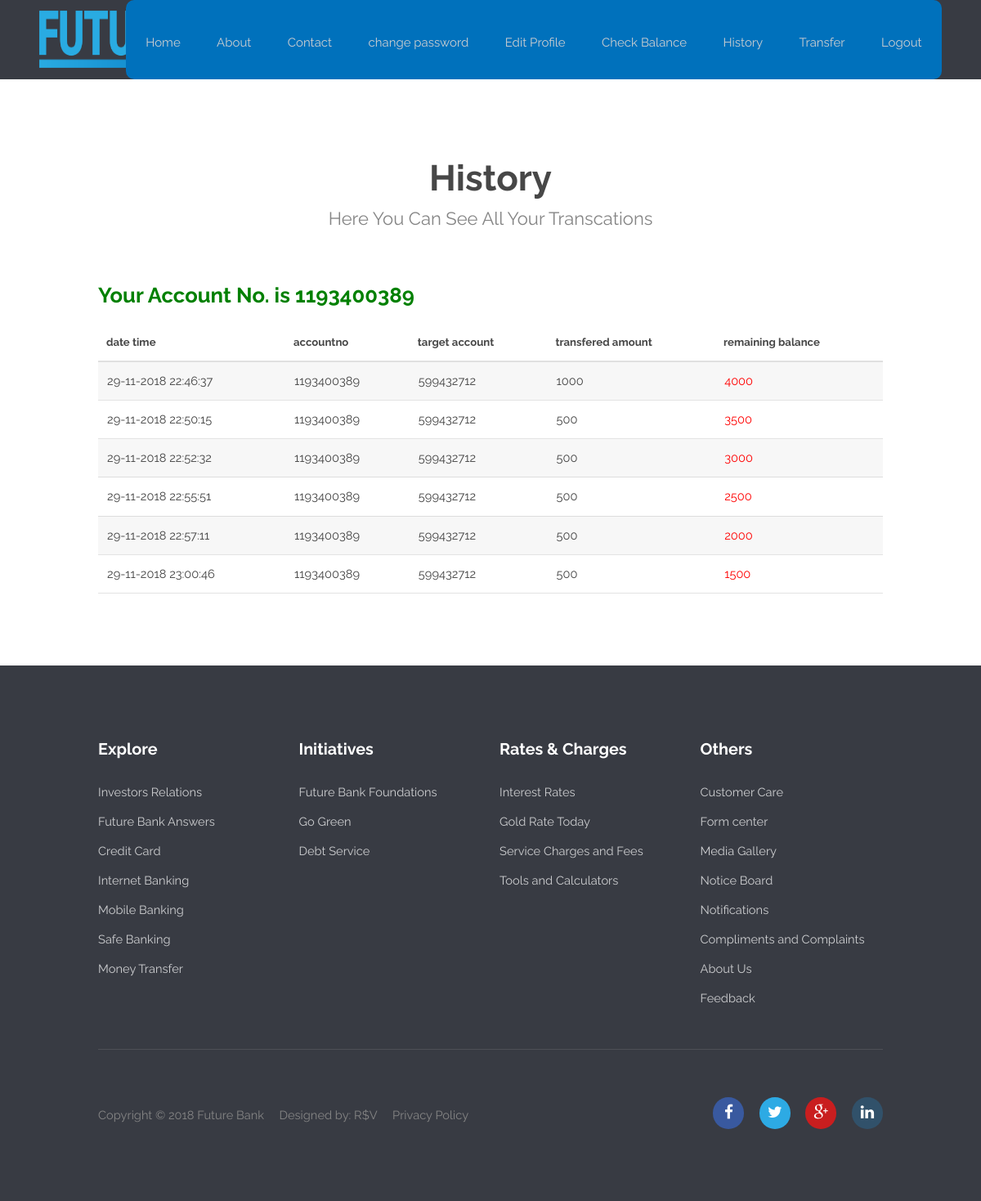
Screenshot of /history.php (signed in) with the database file from the repository.
### tables this page shows
CREATE TABLE IF NOT EXISTS `transaction` (
  `id` int(11) NOT NULL AUTO_INCREMENT,
  `accountno` text NOT NULL,
  `tar_account` text NOT NULL,
  `transferamt` text NOT NULL,
  `rembalance` text NOT NULL,
  `balance` text NOT NULL,
  `date` text NOT NULL,
  PRIMARY KEY (`id`)
);

### history.php (the view, shortened to what this page needs)
<!DOCTYPE html>
<html lang="en">
	<head>
	</head>
	<body>
		<?php include('navbar.php'); ?>
			<section id="main" class="wrapper">
				<div class="container">
					<header class="major">
						<h2>History</h2>
						<p>Here You Can See All Your Transcations</p>
					</header>
          <?php
			$query = "SELECT * FROM balance WHERE id='".$_SESSION['user']['cust_id']."'";
			$fire = mysqli_query($connect,$query) or die(mysqli_error($connect));
			$user = mysqli_fetch_array($fire);
			if($user['acountno']==0){?>
                 <script type="text/javascript">alert("you are not aproved from admin. Please wait for sometime."); window.location.href='index.php';
			</script>
			<?php }
			else{ ?>
                  <h2 style="color:green;"> Your Account No. is <?php echo $_SESSION['user']['accountno']?> </h2>
      <table cellpadding="5" border="1" cellspacing="0">
	  			<thead>
	  				<tr>
	  					<th>date time</th>
	  					<th>accountno</th>
	  					<th>target account</th>
	  					<th>transfered amount</th>
	  					<th>remaining balance</th>
	  				</tr>
	  			</thead>
	  			<tbody>
	<?php
	 		$query = "SELECT * FROM transaction WHERE accountno='".$_SESSION['user']['accountno']."' OR tar_account='".$_SESSION['user']['accountno']."'";
	 		$fire = mysqli_query($connect,$query) or die("can not fetch data from database ".mysqli_error($connect));
	 		if(mysqli_num_rows($fire)>0){
	  				 while($user = mysqli_fetch_array($fire)) {?>
	  				<tr>
	  					<td><?php echo $user['date'] ?></td>
	  					<td><?php echo $user['accountno'] ?></td>
	  					<td><?php echo $user['tar_account'] ?></td>
	  					<td><?php echo $user['transferamt'] ?></td>
                       <?php     $query="SELECT * FROM balance WHERE id='".$_SESSION['user']['id']."'";
					$exec=mysqli_query($connect,$query) or die(mysqli_error($connect));
	$row=mysqli_fetch_array($exec); ?>
    <?php
		if($user['tar_account'] == $row['acountno']){ ?>
			<td style="color:green;"><?php echo $user['balance'] ?></td>
		<?php }else{ ?>
        	<td style="color:red;"><?php echo $user['rembalance'] ?></td>
      <?php  }
	 ?>
	  				</tr>
	  				<?php } ?>
	  			</tbody>
	  		</table>
	  <?php } ?>
        <?php } ?>
			</div>
			</section>
			<?php include('footer.php'); ?>
	</body>
</html>

### css/style.css (style rules this page uses)
body { background: #fff; }
body, input, select, textarea { color: #444; font-family: "Raleway", Helvetica, sans-serif; font-size: 13pt; font-weight: 400; line-height: 1.65em; }
p { margin: 0 0 2em 0; }
h1, h2, h3, h4, h5, h6 { color: #474747; font-weight: 700; line-height: 1em; margin: 0 0 1em 0; }
h2 { font-size: 1.75em; line-height: 1.5em; }
header p { color: #858585; position: relative; margin: 0 0 1.5em 0; }
header h2 + p { font-size: 1.25em; margin-top: -1em; line-height: 1.5em; }
header.major { text-align: center; margin-bottom: 4em; }
header.major h2 { font-size: 3em; margin-bottom: 0.5em; }
header.major p { font-size: 1.5em; }
table { margin: 0 0 2em 0; width: 100%; }
table tbody tr { border: solid 1px rgba(144, 144, 144, 0.25); border-left: 0; border-right: 0; }
table tbody tr:nth-child(2n + 1) { background-color: rgba(144, 144, 144, 0.075); }
table td { padding: 0.75em 0.75em; }
table th { color: #474747; font-size: 0.9em; font-weight: 700; padding: 0 0.75em 0.75em 0.75em; text-align: left; }
table thead { border-bottom: solid 2px rgba(144, 144, 144, 0.25); }
.wrapper { padding: 6em 0em 4em; }

### css/style-xlarge.css (style rules this page uses)
body, input, select, textarea { font-size: 11pt; }

### rows the page displays
transaction: date "29-11-2018 22:46:37", accountno "1193400389", tar_account "599432712", transferamt "1000", rembalance "4000"
transaction: date "29-11-2018 22:50:15", accountno "1193400389", tar_account "599432712", transferamt "500", rembalance "3500"
transaction: date "29-11-2018 22:52:32", accountno "1193400389", tar_account "599432712", transferamt "500", rembalance "3000"
transaction: date "29-11-2018 22:55:51", accountno "1193400389", tar_account "599432712", transferamt "500", rembalance "2500"
transaction: date "29-11-2018 22:57:11", accountno "1193400389", tar_account "599432712", transferamt "500", rembalance "2000"
transaction: date "29-11-2018 23:00:46", accountno "1193400389", tar_account "599432712", transferamt "500", rembalance "1500"

### other values shown
$_SESSION['user']['accountno'] "1193400389"
